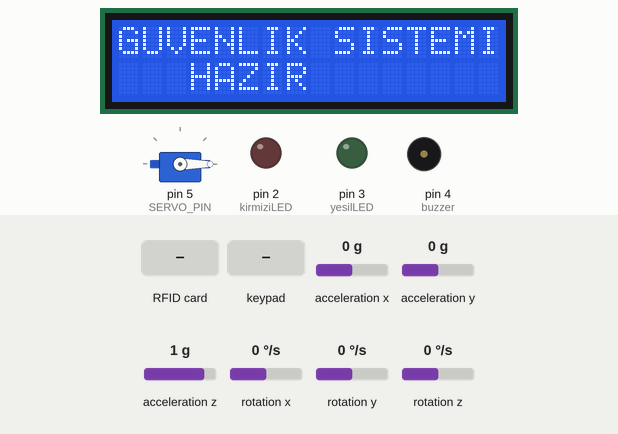
The sketch below on a simulated Arduino Uno, built with avr-gcc and run on an emulated ATmega328P. On the bench: servo, 16×2 character LCD, output pins drawn as LEDs (lit = HIGH), buzzer (waves = sounding). Inputs (shaded band) come from the test bench; at power-on: acceleration x 0 g, acceleration y 0 g, acceleration z 1 g, rotation x 0 °/s, rotation y 0 °/s, rotation z 0 °/s. Pins used as bus, display or sensor lines are not drawn; what the sketch prints to the serial monitor is not drawn.

Above: at 0.7 s.
At 4.9 s:
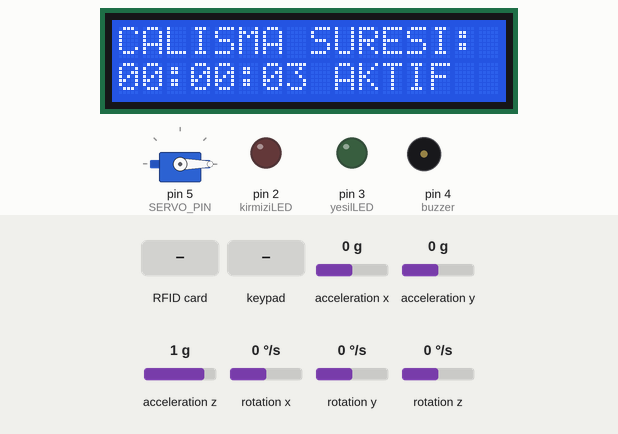
5.0 s: acceleration x set to -1.1 g
7.3 s: acceleration x set to -1.4 g
9.4 s: RFID card 5E 7A 19 C4 held to the reader
At 10.2 s:
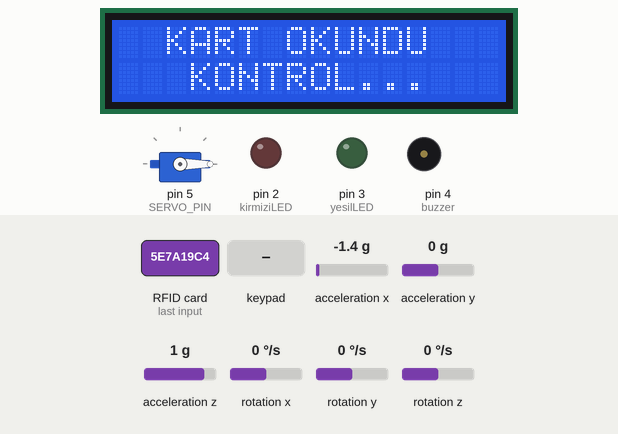
12.4 s: keypad keys 1 7 1 7 * pressed 0.4 s apart
At 17.38 s:
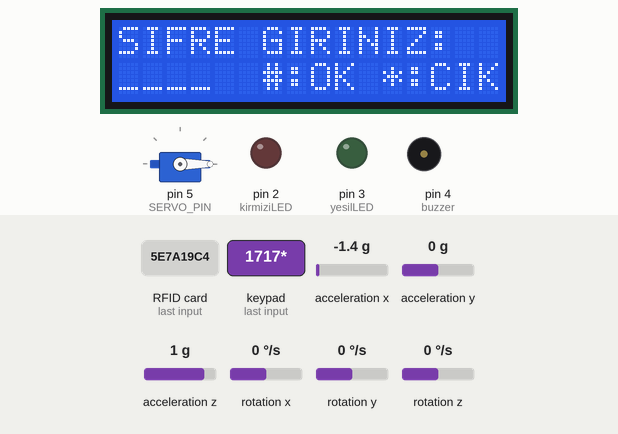
17.4 s: keypad keys 1 7 1 7 # pressed 0.4 s apart
At 20.3 s:
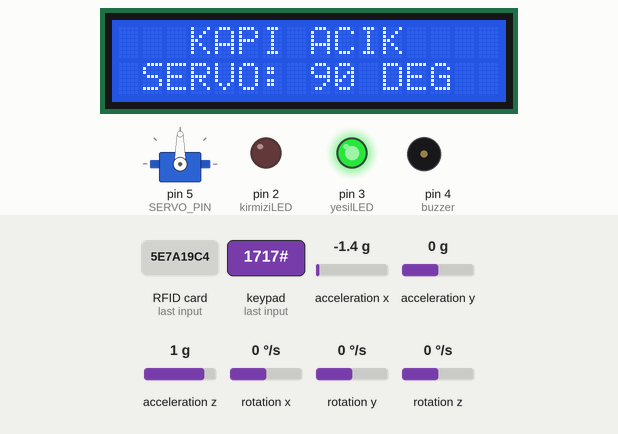
20.9 s: acceleration y set to -1.4 g
At 25.96 s:
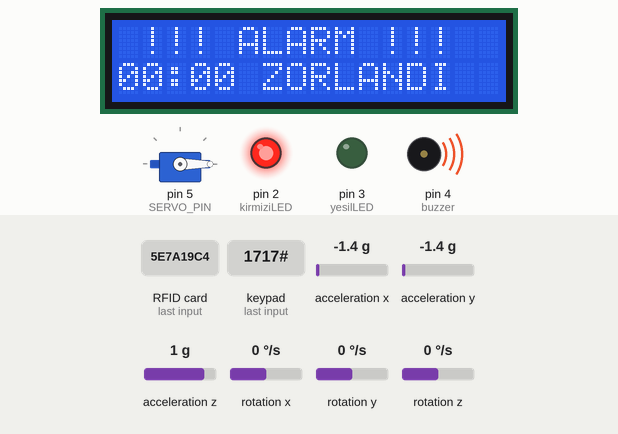
Timing chart, 0 to 27.5 s (numbered marks = the images above; inputs shaded):
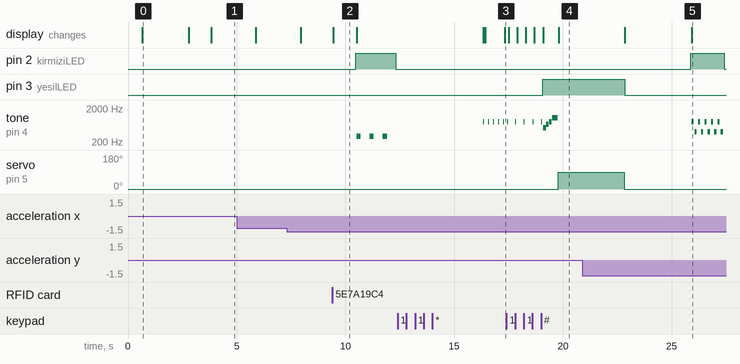

Measured:
- after the input at 9.4 s, pin 2 (kirmiziLED): LOW → HIGH after 1.1 s, → LOW 1.8 s later; tone on pin 4 (buzzer): alternates 300 Hz for 0.20 s and silent for 0.40 s, starting after 1.1 s; the display: changes at once (image 2)
- after the input at 12.4 s, tone on pin 4 (buzzer): alternates 800 Hz for 0.05 s and silent for 0.18 s, starting after 3.9 s
- after the input at 17.4 s, pin 3 (yesilLED): LOW → HIGH after 1.7 s; tone on pin 4 (buzzer): plays 800 Hz for 0.05 s, 800 Hz for 0.05 s, 800 Hz for 0.05 s, 800 Hz for 0.05 s, 800 Hz for 0.05 s, 523 Hz for 0.13 s … (9 notes in this stretch), starting at once
- after the input at 20.9 s, pin 2 (kirmiziLED): LOW → HIGH after 5.0 s, → LOW 1.5 s later; tone on pin 4 (buzzer): silent → 800 Hz after 5.0 s, then repeats every 0.30 s: silent 0.05 s, 400 Hz 0.10 s, silent 0.05 s, 800 Hz 0.10 s; the display: first differs from a run without the input after 5.0 s (image 5)
- what the display in image 0 shows lasts 2.1 s, from 0.7 s to 2.8 s
- what the display in image 2 shows lasts 1.1 s, from 9.4 s to 10.5 s

The sketch:

Akilli_Erisim_ve_Numune_Koruma_Sistemi.ino
```cpp
#include <SPI.h>
#include <MFRC522.h>
#include <LiquidCrystal_I2C.h>
#include <Wire.h>
#include <MPU6050.h>
#include <Servo.h>
#include <Keypad.h>

const int kirmiziLED = 2;
const int yesilLED = 3;
const int buzzer = 4;
const int RST_PIN = 9;
const int SS_PIN = 10;
const int SERVO_PIN = 5;

const byte SATIRLAR = 4;
const byte SUTUNLAR = 3;
byte satirPinleri[SATIRLAR] = {8, 7, 6, A0}; // satır pinleri
byte sutunPinleri[SUTUNLAR] = {A1, A2, A3}; // sütun pinleri

// Keypad tuş haritası (4x3)
char tuslar[SATIRLAR][SUTUNLAR] = {
  {'1','2','3'},
  {'4','5','6'},
  {'7','8','9'},
  {'*','0','#'}
};

MFRC522 rfid(SS_PIN, RST_PIN);
LiquidCrystal_I2C lcd(0x27, 16, 2);
MPU6050 mpu;
Servo servoMotor;
Keypad keypad = Keypad(makeKeymap(tuslar), satirPinleri, sutunPinleri, SATIRLAR, SUTUNLAR);

byte yetkiliKart[4] = {0x23, 0x16, 0x23, 0x2A};

const String DOGRU_SIFRE = "1717";
String girilenSifre = "";
bool sifreModuAktif = false;
unsigned long sifreBaslamaZamani = 0;
const unsigned long SIFRE_TIMEOUT = 15000; // 15 saniye

int16_t ax, ay, az;
int16_t gx, gy, gz;
int16_t oncekiAx = 0, oncekiAy = 0, oncekiAz = 0;
bool hareketAlgilandi = false;
unsigned long sonHareketZamani = 0;
const int HAREKET_ESIGI = 20000;
const int ALARM_SURESI = 3000;

int servoBaslangicAci = 0;
int servoAcikAci = 90;
bool servoAcik = false;

unsigned long sonZamanGuncelleme = 0;
unsigned long sistemBaslamaZamani = 0;

#define NOTE_C5  523
#define NOTE_E5  659
#define NOTE_G5  784
#define NOTE_C6  1047

const int melody[] = {
  NOTE_C5, NOTE_E5, NOTE_G5, NOTE_C6
};

const int durations[] = {
  8, 8, 8, 4
};

void setup() {
  pinMode(kirmiziLED, OUTPUT);
  pinMode(yesilLED, OUTPUT);
  pinMode(buzzer, OUTPUT);
  servoMotor.attach(SERVO_PIN);
  servoMotor.write(servoBaslangicAci);
  delay(500);

  Serial.begin(9600);
  SPI.begin();
  Wire.begin();
  rfid.PCD_Init();

  sistemBaslamaZamani = millis();

  mpu.initialize();
  if (mpu.testConnection()) {
    Serial.println("MPU6050 bağlantısı başarılı!");
  } else {
    Serial.println("MPU6050 bağlantı hatası!");
  }

  lcd.init();
  lcd.backlight();

  Serial.println("=== GUVENLIK SISTEMI + SERVO + KEYPAD ===");
  Serial.println("RFID + Hareket + Servo + Keypad Aktif");

  lcd.clear();
  lcd.setCursor(0, 0);
  lcd.print("GUVENLIK SISTEMI");
  lcd.setCursor(3, 1);
  lcd.print("HAZIR");
  delay(2000);

  mpu.getMotion6(&ax, &ay, &az, &gx, &gy, &gz);
  oncekiAx = ax;
  oncekiAy = ay;
  oncekiAz = az;

  Serial.println("Servo motor başlangıç pozisyonunda (0 derece - kapalı)");
  Serial.println("Keypad aktif - * tuşu ile şifre modu");
  Serial.println("Sistem zamanı millis() kullanılarak takip ediliyor");

  hosgeldinMesaji();
  delay(1000);
}

void loop() {

  keypadKontrol();

  if (sifreModuAktif && (millis() - sifreBaslamaZamani > SIFRE_TIMEOUT)) {
    sifreModuIptal();
  }

  hareketKontrol();

  if (hareketAlgilandi && (millis() - sonHareketZamani < ALARM_SURESI)) {
    guvenlikAlarm();
    return;
  }

  if (!sifreModuAktif && (millis() - sonZamanGuncelleme > 2000)) {
    zamanGoster();
    sonZamanGuncelleme = millis();
  }

  if (!sifreModuAktif) {
    rfidKontrol();
  }
}

void hosgeldinMesaji() {
  lcd.clear();
  lcd.setCursor(2, 0);
  lcd.print("HOSGELDINIZ");
  lcd.setCursor(0, 1);
  lcd.print("*:Sifre Kart:OK");
}
void keypadKontrol() {
  char tusBas = keypad.getKey();

  if (tusBas) {
    Serial.print("Tus basildi: ");
    Serial.println(tusBas);

    tone(buzzer, 800, 50);
    delay(50);
    noTone(buzzer);

    if (tusBas == '*' && !sifreModuAktif) {
      sifreModuBaslat();
    }
    else if (sifreModuAktif) {
      if (tusBas == '#') {
        sifreKontrolEt();
      }
      else if (tusBas == '*') {
        sifreModuIptal();
      }
      else if ((tusBas >= '0' && tusBas <= '9') && girilenSifre.length() < 8) {
        girilenSifre += tusBas;
        sifreyiGoster();
      }
    }
  }
}

void sifreModuBaslat() {
  sifreModuAktif = true;
  girilenSifre = "";
  sifreBaslamaZamani = millis();

  lcd.clear();
  lcd.setCursor(0, 0);
  lcd.print("SIFRE GIRINIZ:");
  lcd.setCursor(0, 1);
  lcd.print("____  #:OK *:CIK");

   Serial.println("Sifre modu aktif");
}

void sifreyiGoster() {
  lcd.setCursor(0, 1);
  lcd.print("                ");
  lcd.setCursor(0, 1);

  for (int i = 0; i < girilenSifre.length(); i++) {
    lcd.print('*');
  }

  for (int i = girilenSifre.length(); i < 4; i++) {
    lcd.print('_');
  }

  lcd.print("  #:OK *:CIK");
}

void sifreKontrolEt() {
  if (girilenSifre == DOGRU_SIFRE) {
    Serial.println("SIFRE DOGRU - ERISIM IZNI");
    sifreModuAktif = false;
    yetkiliGiris();
    delay(1000);
    hosgeldinMesaji();
  } else {
    Serial.println("SIFRE YANLIS - ERISIM RED");
    sifreModuAktif = false;
    yetkisizGiris();
    delay(1000);
    hosgeldinMesaji();
  }
  girilenSifre = "";
}

void sifreModuIptal() {
  sifreModuAktif = false;
  girilenSifre = "";

  lcd.clear();
  lcd.setCursor(3, 0);
  lcd.print("IPTAL EDILDI");
  delay(1500);
  hosgeldinMesaji();

  Serial.println("Sifre modu iptal edildi");
}

void rfidKontrol() {
  if (!rfid.PICC_IsNewCardPresent()) return;
  if (!rfid.PICC_ReadCardSerial()) return;

  lcd.clear();
  lcd.setCursor(2, 0);
  lcd.print("KART OKUNDU");
  lcd.setCursor(3, 1);
  lcd.print("KONTROL...");
  delay(1000);

  Serial.print("Okunan UID: ");
  for (int i = 0; i < rfid.uid.size; i++) {
    Serial.print(rfid.uid.uidByte[i] < 0x10 ? "0" : "");
    Serial.print(rfid.uid.uidByte[i], HEX);
    Serial.print(" ");
  }
  Serial.println();

  if (kartKontrol()) {
    Serial.println("YETKILI KART - ERISIM IZNI");
    yetkiliGiris();
  } else {
    Serial.println("YETKISIZ KART - ERISIM RED");
    yetkisizGiris();
  }

  rfid.PICC_HaltA();
  rfid.PCD_StopCrypto1();
  delay(1000);
  hosgeldinMesaji();
}

void zamanGoster() {
  lcd.clear();


  unsigned long gecenSure = millis() - sistemBaslamaZamani;
  unsigned long saniye = gecenSure / 1000;
  unsigned long dakika = saniye / 60;
  unsigned long saat = dakika / 60;

  saniye = saniye % 60;
  dakika = dakika % 60;
  saat = saat % 24;

  lcd.setCursor(0, 0);
  lcd.print("CALISMA SURESI:");

  lcd.setCursor(0, 1);
  if (saat < 10) lcd.print("0");
  lcd.print(saat);
  lcd.print(":");
  if (dakika < 10) lcd.print("0");
  lcd.print(dakika);
  lcd.print(":");
  if (saniye < 10) lcd.print("0");
  lcd.print(saniye);

  if (servoAcik) {
    lcd.print(" ACIK");
  } else {
    lcd.print(" AKTIF");
  }
}

void zamanliLog(String mesaj) {
  unsigned long gecenSure = millis() - sistemBaslamaZamani;
  unsigned long saniye = gecenSure / 1000;
  unsigned long dakika = saniye / 60;
  unsigned long saat = dakika / 60;

  saniye = saniye % 60;
  dakika = dakika % 60;
  saat = saat % 24;

  Serial.print("[");
  if (saat < 10) Serial.print("0");
  Serial.print(saat);
  Serial.print(":");
  if (dakika < 10) Serial.print("0");
  Serial.print(dakika);
  Serial.print(":");
  if (saniye < 10) Serial.print("0");
  Serial.print(saniye);
  Serial.print("] ");
  Serial.println(mesaj);
}

void hareketKontrol() {
  mpu.getMotion6(&ax, &ay, &az, &gx, &gy, &gz);

  int16_t deltaAx = abs(ax - oncekiAx);
  int16_t deltaAy = abs(ay - oncekiAy);
  int16_t deltaAz = abs(az - oncekiAz);

  int16_t toplamHareket = deltaAx + deltaAy + deltaAz;

  if (toplamHareket > HAREKET_ESIGI) {
    if (!hareketAlgilandi) {
      zamanliLog("!!! SISTEM ZORLANIYIR - GUVENLIK ALARMI !!!");
      Serial.print("Hareket seviyesi: ");
      Serial.println(toplamHareket);
      hareketAlgilandi = true;
      sonHareketZamani = millis();
    }
  }

  oncekiAx = ax;
  oncekiAy = ay;
  oncekiAz = az;

  if (hareketAlgilandi && (millis() - sonHareketZamani > ALARM_SURESI)) {
    hareketAlgilandi = false;
    zamanliLog("Güvenlik alarmı sona erdi");
  }
}

void guvenlikAlarm() {
  digitalWrite(kirmiziLED, HIGH);
  digitalWrite(yesilLED, LOW);

  lcd.clear();
  lcd.setCursor(1, 0);
  lcd.print("!!! ALARM !!!");

  unsigned long gecenSure = millis() - sistemBaslamaZamani;
  unsigned long saniye = gecenSure / 1000;
  unsigned long dakika = saniye / 60;
  unsigned long saat = dakika / 60;

  saniye = saniye % 60;
  dakika = dakika % 60;
  saat = saat % 24;

  lcd.setCursor(0, 1);
  if (saat < 10) lcd.print("0");
  lcd.print(saat);
  lcd.print(":");
  if (dakika < 10) lcd.print("0");
  lcd.print(dakika);
  lcd.print(" ZORLANDI");

  for (int i = 0; i < 5; i++) {
    tone(buzzer, 800, 100);
    delay(150);
    tone(buzzer, 400, 100);
    delay(150);
  }

  digitalWrite(kirmiziLED, LOW);
  delay(200);
}

bool kartKontrol() {
  for (int i = 0; i < 4; i++) {
    if (rfid.uid.uidByte[i] != yetkiliKart[i]) {
      return false;
    }
  }
  return true;
}

void yetkiliGiris() {
  zamanliLog("YETKILI GIRIS - ERISIM IZNI VERILDI");

  digitalWrite(yesilLED, HIGH);
  digitalWrite(kirmiziLED, LOW);

  lcd.clear();
  lcd.setCursor(1, 0);
  lcd.print("HOSGELDINIZ!");

  unsigned long gecenSure = millis() - sistemBaslamaZamani;
  unsigned long saniye = gecenSure / 1000;
  unsigned long dakika = saniye / 60;
  unsigned long saat = dakika / 60;

  saniye = saniye % 60;
  dakika = dakika % 60;
  saat = saat % 24;

  lcd.setCursor(0, 1);
  if (saat < 10) lcd.print("0");
  lcd.print(saat);
  lcd.print(":");
  if (dakika < 10) lcd.print("0");
  lcd.print(dakika);
  lcd.print(" GIRIS OK");

  int notaSayisi = sizeof(melody) / sizeof(melody[0]);
  for (int i = 0; i < notaSayisi; i++) {
    int notaSuresi = 1000 / durations[i];
    tone(buzzer, melody[i], notaSuresi);
    delay(notaSuresi * 1.1);
    noTone(buzzer);
  }

  Serial.println("Servo motor aktif - 90 derece dönüyor...");
  servoMotor.write(servoAcikAci);
  servoAcik = true;

  lcd.clear();
  lcd.setCursor(3, 0);
  lcd.print("KAPI ACIK");
  lcd.setCursor(1, 1);
  lcd.print("SERVO: 90 DEG");

  delay(3000);

  Serial.println("Servo motor kapalı pozisyona dönüyor...");
  servoMotor.write(servoBaslangicAci);
  servoAcik = false;

  lcd.clear();
  lcd.setCursor(2, 0);
  lcd.print("KAPI KAPALI");
  lcd.setCursor(2, 1);
  lcd.print("SERVO: 0 DEG");

  digitalWrite(yesilLED, LOW);
  delay(2000);
}

void yetkisizGiris() {
  zamanliLog("YETKISIZ GIRIS DENEMESI - ERISIM REDDEDILDI");

  digitalWrite(kirmiziLED, HIGH);
  digitalWrite(yesilLED, LOW);

  lcd.clear();
  lcd.setCursor(0, 0);
  lcd.print("YETKISIZ GIRIS!");

  unsigned long gecenSure = millis() - sistemBaslamaZamani;
  unsigned long saniye = gecenSure / 1000;
  unsigned long dakika = saniye / 60;
  unsigned long saat = dakika / 60;

  saniye = saniye % 60;
  dakika = dakika % 60;
  saat = saat % 24;

  lcd.setCursor(0, 1);
  if (saat < 10) lcd.print("0");
  lcd.print(saat);
  lcd.print(":");
  if (dakika < 10) lcd.print("0");
  lcd.print(dakika);
  lcd.print(" REDDEDILDI");

  for (int i = 0; i < 3; i++) {
    tone(buzzer, 300, 200);
    delay(400);
    noTone(buzzer);
    delay(200);
  }
  digitalWrite(kirmiziLED, LOW);
  delay(3000);
}
```
